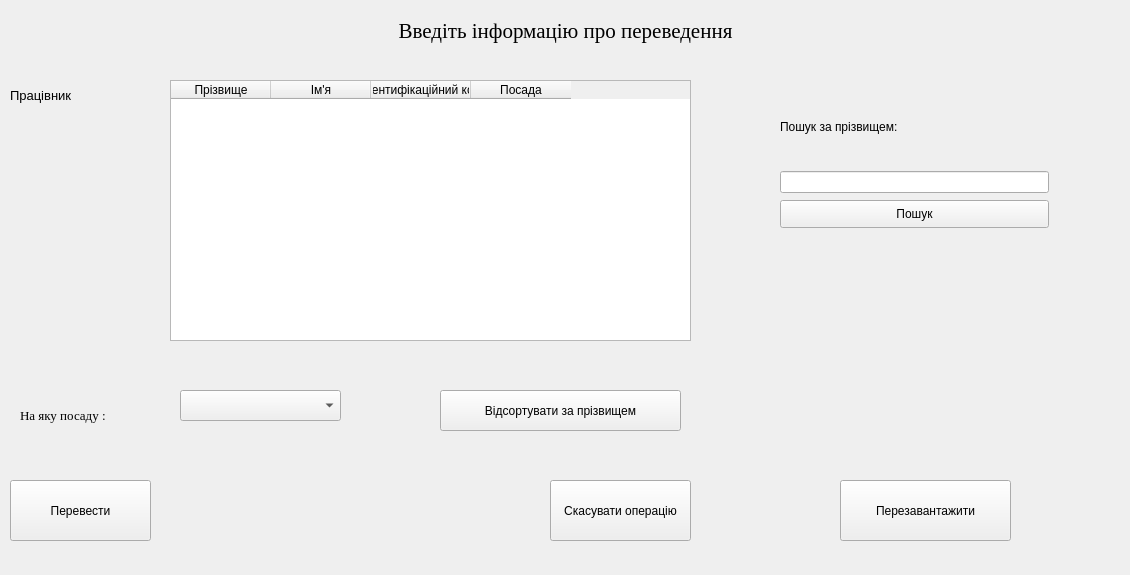
<?xml version="1.0" encoding="UTF-8"?>
<ui version="4.0">
 <class>moveposotionwindow</class>
 <widget class="QWidget" name="moveposotionwindow">
  <property name="geometry">
   <rect>
    <x>0</x>
    <y>0</y>
    <width>1130</width>
    <height>575</height>
   </rect>
  </property>
  <property name="windowTitle">
   <string>Form</string>
  </property>
  <widget class="QLabel" name="info_lb">
   <property name="geometry">
    <rect>
     <x>10</x>
     <y>10</y>
     <width>1111</width>
     <height>41</height>
    </rect>
   </property>
   <property name="font">
    <font>
     <family>Times New Roman</family>
     <pointsize>16</pointsize>
    </font>
   </property>
   <property name="text">
    <string>Введіть інформацію про переведення</string>
   </property>
   <property name="alignment">
    <set>Qt::AlignCenter</set>
   </property>
  </widget>
  <widget class="QLabel" name="cadr_lb">
   <property name="geometry">
    <rect>
     <x>10</x>
     <y>80</y>
     <width>201</width>
     <height>31</height>
    </rect>
   </property>
   <property name="font">
    <font>
     <pointsize>10</pointsize>
    </font>
   </property>
   <property name="text">
    <string>Працівник</string>
   </property>
  </widget>
  <widget class="QLabel" name="position_lb">
   <property name="geometry">
    <rect>
     <x>20</x>
     <y>400</y>
     <width>121</width>
     <height>31</height>
    </rect>
   </property>
   <property name="font">
    <font>
     <family>Times New Roman</family>
     <pointsize>10</pointsize>
    </font>
   </property>
   <property name="text">
    <string>На яку посаду :</string>
   </property>
  </widget>
  <widget class="QComboBox" name="position_cb">
   <property name="geometry">
    <rect>
     <x>180</x>
     <y>390</y>
     <width>161</width>
     <height>31</height>
    </rect>
   </property>
  </widget>
  <widget class="QPushButton" name="move_button">
   <property name="geometry">
    <rect>
     <x>10</x>
     <y>480</y>
     <width>141</width>
     <height>61</height>
    </rect>
   </property>
   <property name="text">
    <string>Перевести</string>
   </property>
  </widget>
  <widget class="QPushButton" name="cansel_button">
   <property name="geometry">
    <rect>
     <x>550</x>
     <y>480</y>
     <width>141</width>
     <height>61</height>
    </rect>
   </property>
   <property name="text">
    <string>Скасувати операцію</string>
   </property>
  </widget>
  <widget class="QTableWidget" name="contr_move_po_tb">
   <property name="geometry">
    <rect>
     <x>170</x>
     <y>80</y>
     <width>521</width>
     <height>261</height>
    </rect>
   </property>
   <column>
    <property name="text">
     <string>Прізвище</string>
    </property>
   </column>
   <column>
    <property name="text">
     <string>Ім'я</string>
    </property>
   </column>
   <column>
    <property name="text">
     <string>Ідентифікаційний код</string>
    </property>
   </column>
   <column>
    <property name="text">
     <string>Посада</string>
    </property>
   </column>
  </widget>
  <widget class="QPushButton" name="position_move_sort_bt">
   <property name="geometry">
    <rect>
     <x>440</x>
     <y>390</y>
     <width>241</width>
     <height>41</height>
    </rect>
   </property>
   <property name="text">
    <string>Відсортувати за прізвищем</string>
   </property>
  </widget>
  <widget class="QPushButton" name="refresh_bt">
   <property name="geometry">
    <rect>
     <x>840</x>
     <y>480</y>
     <width>171</width>
     <height>61</height>
    </rect>
   </property>
   <property name="text">
    <string>Перезавантажити</string>
   </property>
  </widget>
  <widget class="QPushButton" name="search_contr_to_st_bt">
   <property name="geometry">
    <rect>
     <x>780</x>
     <y>200</y>
     <width>269</width>
     <height>28</height>
    </rect>
   </property>
   <property name="text">
    <string>Пошук</string>
   </property>
  </widget>
  <widget class="QLabel" name="search_contr_to_st_lb">
   <property name="geometry">
    <rect>
     <x>780</x>
     <y>89</y>
     <width>269</width>
     <height>75</height>
    </rect>
   </property>
   <property name="text">
    <string>Пошук за прізвищем:</string>
   </property>
  </widget>
  <widget class="QLineEdit" name="search_contr_to_st_edit">
   <property name="geometry">
    <rect>
     <x>780</x>
     <y>171</y>
     <width>269</width>
     <height>22</height>
    </rect>
   </property>
  </widget>
  <widget class="QLabel" name="error_label">
   <property name="geometry">
    <rect>
     <x>780</x>
     <y>290</y>
     <width>231</width>
     <height>101</height>
    </rect>
   </property>
   <property name="text">
    <string/>
   </property>
  </widget>
 </widget>
 <resources/>
 <connections/>
</ui>
